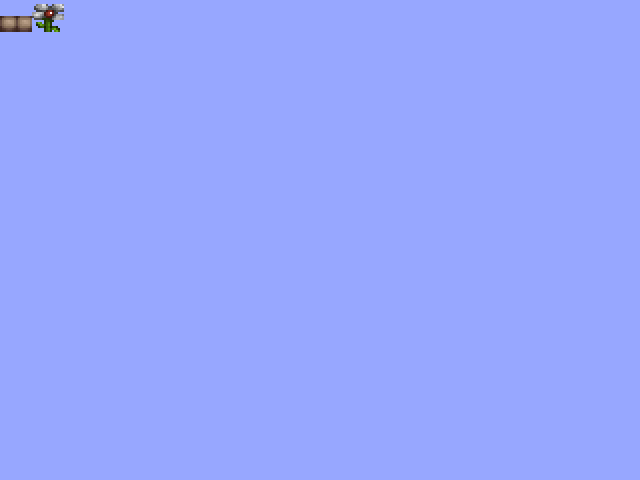

Rendered tile map (Tiled .tmx) drawn with the repository's tilesets; below, a short description and the full map source, tile grids included:
An orthogonal 20x15 tile map with 32x32 px tiles, 1 tile layer (Tile Layer 1), 2 tilesets and 1 object.

<map version="1.5" tiledversion="2021.03.23" orientation="orthogonal" renderorder="right-down" width="20" height="15" tilewidth="32" tileheight="32" infinite="0" backgroundcolor="#3f97a7ff" nextlayerid="3" nextobjectid="10">
 <properties>
  <property name="BoolProp" type="bool" value="true" />
  <property name="ColorProp" type="color" value="#ed00008b" />
  <property name="FileProp" type="file" value="" />
  <property name="FloatProp" type="float" value="2.3" />
  <property name="IntProp" type="int" value="658" />
  <property name="ObjectProp" type="object" value="0" />
  <property name="StringProp">Some String
</property>
 </properties>
 <tileset firstgid="1" source="blocks2TemplatedTileset.tsx" />
 <tileset firstgid="199" source="blocks1TemplatedAddedSecondUsedFirst.tsx" />
 <layer id="1" name="Tile Layer 1" width="20" height="15">
  <data encoding="csv">
199,32,0,0,0,0,0,0,0,0,0,0,0,0,0,0,0,0,0,0,
0,0,0,0,0,0,0,0,0,0,0,0,0,0,0,0,0,0,0,0,
0,0,0,0,0,0,0,0,0,0,0,0,0,0,0,0,0,0,0,0,
0,0,0,0,0,0,0,0,0,0,0,0,0,0,0,0,0,0,0,0,
0,0,0,0,0,0,0,0,0,0,0,0,0,0,0,0,0,0,0,0,
0,0,0,0,0,0,0,0,0,0,0,0,0,0,0,0,0,0,0,0,
0,0,0,0,0,0,0,0,0,0,0,0,0,0,0,0,0,0,0,0,
0,0,0,0,0,0,0,0,0,0,0,0,0,0,0,0,0,0,0,0,
0,0,0,0,0,0,0,0,0,0,0,0,0,0,0,0,0,0,0,0,
0,0,0,0,0,0,0,0,0,0,0,0,0,0,0,0,0,0,0,0,
0,0,0,0,0,0,0,0,0,0,0,0,0,0,0,0,0,0,0,0,
0,0,0,0,0,0,0,0,0,0,0,0,0,0,0,0,0,0,0,0,
0,0,0,0,0,0,0,0,0,0,0,0,0,0,0,0,0,0,0,0,
0,0,0,0,0,0,0,0,0,0,0,0,0,0,0,0,0,0,0,0,
0,0,0,0,0,0,0,0,0,0,0,0,0,0,0,0,0,0,0,0
</data>
 </layer>
 <objectgroup color="#00aa00" id="2" name="Object Layer 1" opacity="0.9" tintcolor="#ff7eff" offsetx="1.05" offsety="-1.04">
  <properties>
   <property name="BoolProp" type="bool" value="true" />
  </properties>
  <object id="9" template="TileObjectTemplatedFlower32.tx" gid="1073741856" x="431.95" y="77.04" rotation="0" />
 </objectgroup>
</map>
